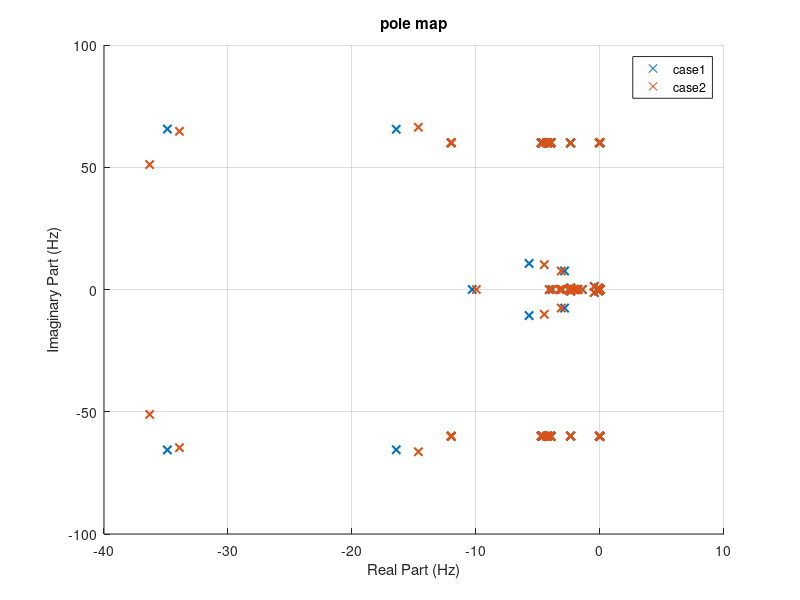
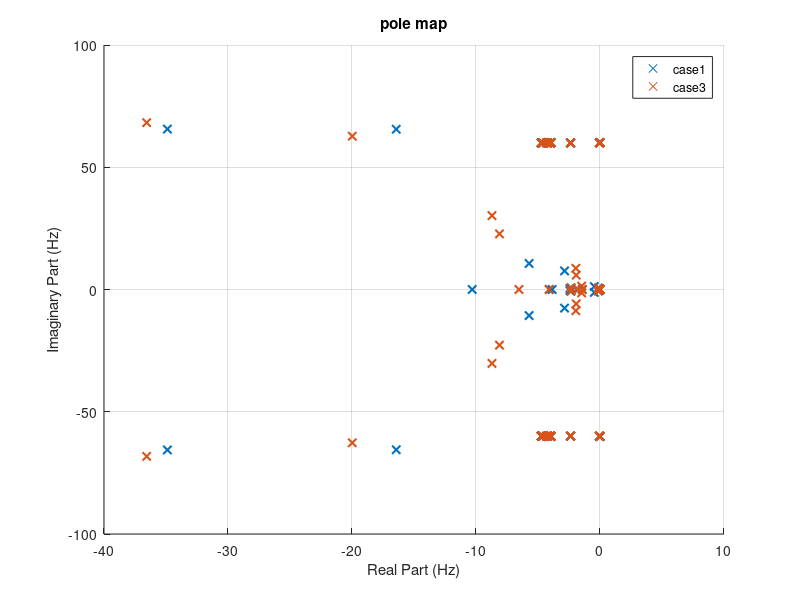

Write MATLAB code to recreate these figures, in order.
load EigHz_C1_200.mat
eigC1_200=EigVecHz;
load EigHz_C2_200.mat
eigC2_200=EigVecHz;


figure(1)
clf
scatter(real(eigC1_200),imag(eigC1_200),'x','LineWidth',1.5); hold on; grid on;
scatter(real(eigC2_200),imag(eigC2_200),'x','LineWidth',1.5); hold on; grid on;
xlabel('Real Part (Hz)');
ylabel('Imaginary Part (Hz)');
title('pole map');
axis([-40,10,-100,100]);
legend({'case1','case2'})


load EigHz_C1_200.mat
eigC1_200=EigVecHz;
load EigHz_C3_200.mat
eigC3_200=EigVecHz;


figure(2)
clf
scatter(real(eigC1_200),imag(eigC1_200),'x','LineWidth',1.5); hold on; grid on;
scatter(real(eigC3_200),imag(eigC3_200),'x','LineWidth',1.5); hold on; grid on;
xlabel('Real Part (Hz)');
ylabel('Imaginary Part (Hz)');
title('pole map');
axis([-40,10,-100,100]);
legend({'case1','case3'})